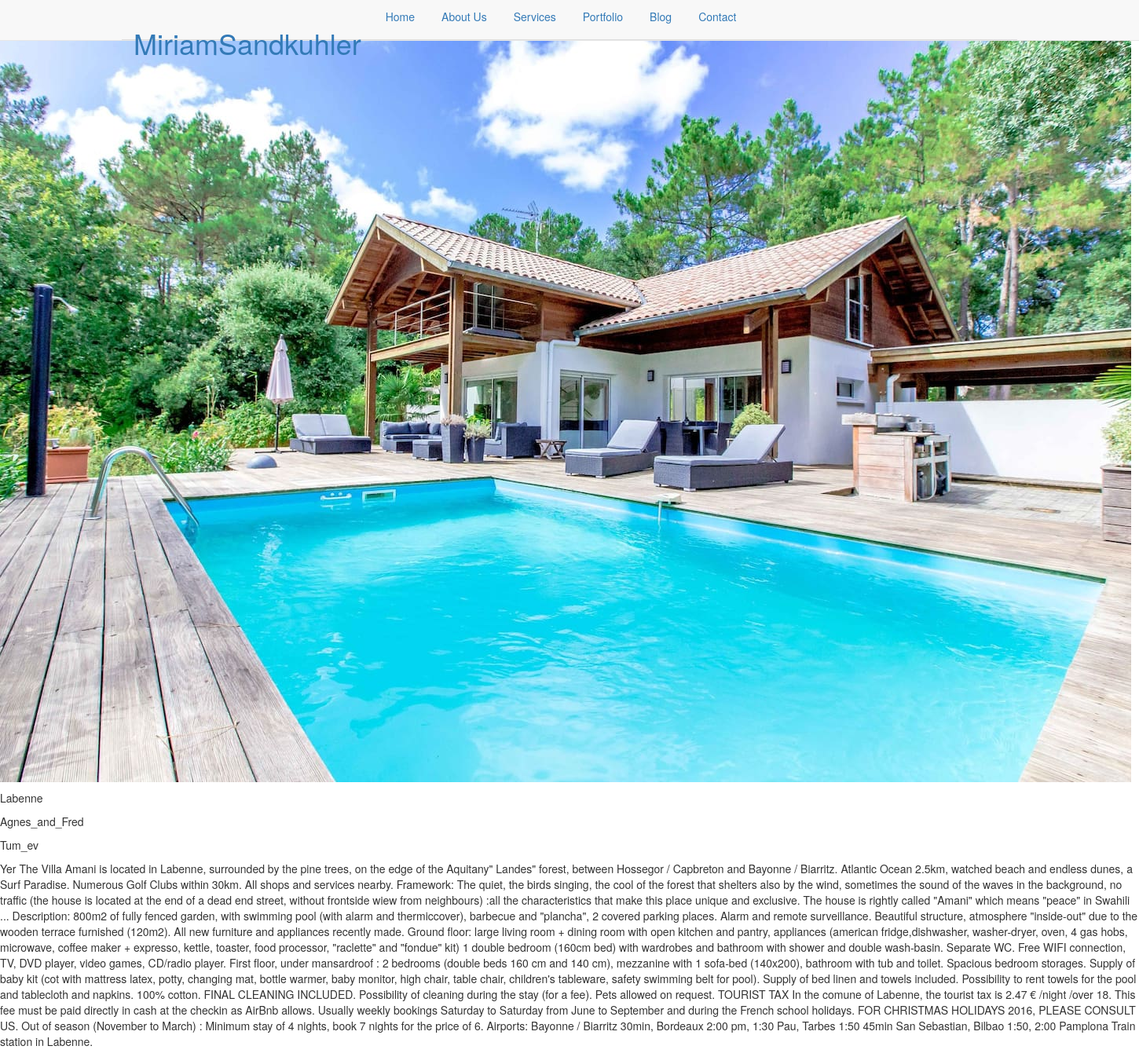
The app's page /Houses/CHARMING_HOUSE_Seaside_Pine_Forest/ with its own data.
### houses/models.py (models this page shows, shortened)
class Houses(models.Model):
	owner = models.CharField(max_length=250)
	house_name  = models.CharField(max_length=500)
	country = models.CharField(max_length=500)
	genre = models.CharField(max_length=100)
	thumb = models.ImageField(default="default.png")
	body = models.TextField(default=None)

### houses/views.py (the view)
# urls.py: re_path(r'^(?P<house_name>[\w-]+)/$', views.house_detail, name='detail'),
def house_detail(request,house_name):
	house = Houses.objects.get(house_name=house_name)
	return render(request, 'detail2.html',{'house':house})

### templates/detail2.html (shortened to what this page needs)
{% extends 'detail.html' %}
{% block content %}
<div class="house-detail">
    <div class="house">
    <img src="{{house.thumb.url}}"/>
        <p>{{house.country}}</p>
        <p>{{house.owner}}</p>
        <p>{{house.genre}}</p>
        <p>{{house.body}}</p>
    </div>
</div>
{% endblock %}

### records on screen
Houses: thumb (picture), country "Labenne", owner "Agnes_and_Fred", genre "Tum_ev", body "Yer The Villa Amani is located in Labenne, surrounded by the pine trees, on the edge of the Aquitany\" Landes\" forest, between Hossegor / Capbreton and Bayonne / Biarritz. Atlantic Ocean 2.5km, watched beach and endless dunes, a Surf Paradise. Numerous Golf Clubs within 30km. All shops and services nearby. Framework: The quiet, the birds singing, the cool of the forest that shelters also by the wind, sometimes the sound of the waves in the background, no traffic (the house is located at the end of a dead end street, without frontside wiew from neighbours) :all the characteristics that make this place unique and exclusive. The house is rightly called \"Amani\" which means \"peace\" in Swahili ...…"
